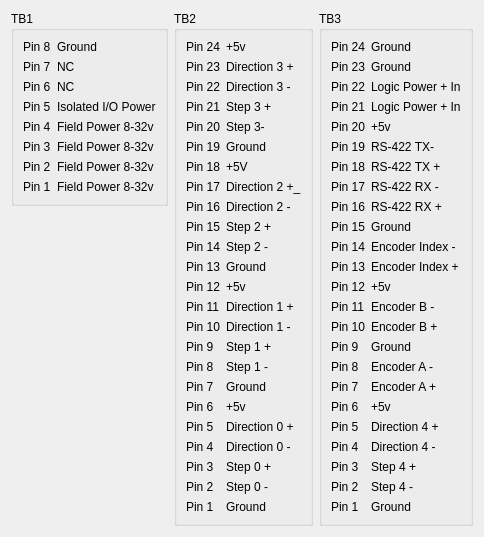
          <widget class="QWidget" name="tab_4">
           <attribute name="title">
            <string>Terminals 1-3</string>
           </attribute>
           <layout class="QGridLayout" name="gridLayout_56">
            <item row="0" column="0">
             <widget class="QGroupBox" name="gridGroupBox">
              <property name="title">
               <string>TB1</string>
              </property>
              <layout class="QGridLayout" name="gridLayout_42">
               <item row="0" column="0">
                <widget class="QLabel" name="label_283">
                 <property name="text">
                  <string>Pin 8</string>
                 </property>
                </widget>
               </item>
               <item row="1" column="0">
                <widget class="QLabel" name="label_284">
                 <property name="text">
                  <string>Pin 7</string>
                 </property>
                </widget>
               </item>
               <item row="2" column="0">
                <widget class="QLabel" name="label_285">
                 <property name="text">
                  <string>Pin 6</string>
                 </property>
                </widget>
               </item>
               <item row="3" column="0">
                <widget class="QLabel" name="label_286">
                 <property name="text">
                  <string>Pin 5</string>
                 </property>
                </widget>
               </item>
               <item row="4" column="0">
                <widget class="QLabel" name="label_287">
                 <property name="text">
                  <string>Pin 4</string>
                 </property>
                </widget>
               </item>
               <item row="5" column="0">
                <widget class="QLabel" name="label_288">
                 <property name="text">
                  <string>Pin 3</string>
                 </property>
                </widget>
               </item>
               <item row="6" column="0">
                <widget class="QLabel" name="label_289">
                 <property name="text">
                  <string>Pin 2</string>
                 </property>
                </widget>
               </item>
               <item row="7" column="0">
                <widget class="QLabel" name="label_290">
                 <property name="text">
                  <string>Pin 1</string>
                 </property>
                </widget>
               </item>
               <item row="0" column="1">
                <widget class="QLabel" name="label_307">
                 <property name="text">
                  <string>Ground</string>
                 </property>
                </widget>
               </item>
               <item row="1" column="1">
                <widget class="QLabel" name="label_308">
                 <property name="text">
                  <string>NC</string>
                 </property>
                </widget>
               </item>
               <item row="2" column="1">
                <widget class="QLabel" name="label_309">
                 <property name="text">
                  <string>NC</string>
                 </property>
                </widget>
               </item>
               <item row="3" column="1">
                <widget class="QLabel" name="label_310">
                 <property name="text">
                  <string>Isolated I/O Power</string>
                 </property>
                </widget>
               </item>
               <item row="4" column="1">
                <widget class="QLabel" name="label_311">
                 <property name="text">
                  <string>Field Power 8-32v</string>
                 </property>
                </widget>
               </item>
               <item row="5" column="1">
                <widget class="QLabel" name="label_312">
                 <property name="text">
                  <string>Field Power 8-32v</string>
                 </property>
                </widget>
               </item>
               <item row="6" column="1">
                <widget class="QLabel" name="label_313">
                 <property name="text">
                  <string>Field Power 8-32v</string>
                 </property>
                </widget>
               </item>
               <item row="7" column="1">
                <widget class="QLabel" name="label_314">
                 <property name="text">
                  <string>Field Power 8-32v</string>
                 </property>
                </widget>
               </item>
              </layout>
             </widget>
            </item>
            <item row="1" column="0">
             <spacer name="verticalSpacer_2">
              <property name="orientation">
               <enum>Qt::Vertical</enum>
              </property>
              <property name="sizeHint" stdset="0">
               <size>
                <width>20</width>
                <height>40</height>
               </size>
              </property>
             </spacer>
            </item>
            <item row="0" column="1" rowspan="2">
             <widget class="QGroupBox" name="gridGroupBox_2">
              <property name="title">
               <string>TB2</string>
              </property>
              <layout class="QGridLayout" name="gridLayout_43">
               <item row="2" column="0">
                <widget class="QLabel" name="label_315">
                 <property name="text">
                  <string>Pin 22</string>
                 </property>
                </widget>
               </item>
               <item row="0" column="0">
                <widget class="QLabel" name="label_316">
                 <property name="text">
                  <string>Pin 24</string>
                 </property>
                </widget>
               </item>
               <item row="8" column="0">
                <widget class="QLabel" name="label_317">
                 <property name="text">
                  <string>Pin 16</string>
                 </property>
                </widget>
               </item>
               <item row="5" column="0">
                <widget class="QLabel" name="label_318">
                 <property name="text">
                  <string>Pin 19</string>
                 </property>
                </widget>
               </item>
               <item row="15" column="0">
                <widget class="QLabel" name="label_319">
                 <property name="text">
                  <string>Pin 9</string>
                 </property>
                </widget>
               </item>
               <item row="4" column="0">
                <widget class="QLabel" name="label_320">
                 <property name="text">
                  <string>Pin 20</string>
                 </property>
                </widget>
               </item>
               <item row="11" column="0">
                <widget class="QLabel" name="label_321">
                 <property name="text">
                  <string>Pin 13</string>
                 </property>
                </widget>
               </item>
               <item row="9" column="0">
                <widget class="QLabel" name="label_322">
                 <property name="text">
                  <string>Pin 15</string>
                 </property>
                </widget>
               </item>
               <item row="13" column="0">
                <widget class="QLabel" name="label_323">
                 <property name="text">
                  <string>Pin 11</string>
                 </property>
                </widget>
               </item>
               <item row="16" column="0">
                <widget class="QLabel" name="label_324">
                 <property name="text">
                  <string>Pin 8</string>
                 </property>
                </widget>
               </item>
               <item row="6" column="0">
                <widget class="QLabel" name="label_325">
                 <property name="text">
                  <string>Pin 18</string>
                 </property>
                </widget>
               </item>
               <item row="12" column="0">
                <widget class="QLabel" name="label_326">
                 <property name="text">
                  <string>Pin 12</string>
                 </property>
                </widget>
               </item>
               <item row="1" column="0">
                <widget class="QLabel" name="label_327">
                 <property name="text">
                  <string>Pin 23</string>
                 </property>
                </widget>
               </item>
               <item row="10" column="0">
                <widget class="QLabel" name="label_328">
                 <property name="text">
                  <string>Pin 14</string>
                 </property>
                </widget>
               </item>
               <item row="3" column="0">
                <widget class="QLabel" name="label_329">
                 <property name="text">
                  <string>Pin 21</string>
                 </property>
                </widget>
               </item>
               <item row="17" column="0">
                <widget class="QLabel" name="label_330">
                 <property name="text">
                  <string>Pin 7</string>
                 </property>
                </widget>
               </item>
               <item row="18" column="0">
                <widget class="QLabel" name="label_331">
                 <property name="text">
                  <string>Pin 6</string>
                 </property>
                </widget>
               </item>
               <item row="19" column="0">
                <widget class="QLabel" name="label_332">
                 <property name="text">
                  <string>Pin 5</string>
                 </property>
                </widget>
               </item>
               <item row="20" column="0">
                <widget class="QLabel" name="label_333">
                 <property name="text">
                  <string>Pin 4</string>
                 </property>
                </widget>
               </item>
               <item row="21" column="0">
                <widget class="QLabel" name="label_334">
                 <property name="text">
                  <string>Pin 3</string>
                 </property>
                </widget>
               </item>
               <item row="22" column="0">
                <widget class="QLabel" name="label_335">
                 <property name="text">
                  <string>Pin 2</string>
                 </property>
                </widget>
               </item>
               <item row="23" column="0">
                <widget class="QLabel" name="label_336">
                 <property name="text">
                  <string>Pin 1</string>
                 </property>
                </widget>
               </item>
               <item row="14" column="0">
                <widget class="QLabel" name="label_337">
                 <property name="text">
                  <string>Pin 10</string>
                 </property>
                </widget>
               </item>
               <item row="7" column="0">
                <widget class="QLabel" name="label_338">
                 <property name="text">
                  <string>Pin 17</string>
                 </property>
                </widget>
               </item>
               <item row="0" column="1">
                <widget class="QLabel" name="label_339">
                 <property name="text">
                  <string>+5v</string>
                 </property>
                </widget>
               </item>
               <item row="1" column="1">
                <widget class="QLabel" name="label_340">
                 <property name="text">
                  <string>Direction 3 +</string>
                 </property>
                </widget>
               </item>
               <item row="2" column="1">
                <widget class="QLabel" name="label_341">
                 <property name="text">
                  <string>Direction 3 -</string>
                 </property>
                </widget>
               </item>
               <item row="3" column="1">
                <widget class="QLabel" name="label_342">
                 <property name="text">
                  <string>Step 3 +</string>
                 </property>
                </widget>
               </item>
               <item row="4" column="1">
                <widget class="QLabel" name="label_343">
                 <property name="text">
                  <string>Step 3-</string>
                 </property>
                </widget>
               </item>
               <item row="5" column="1">
                <widget class="QLabel" name="label_344">
                 <property name="text">
                  <string>Ground</string>
                 </property>
                </widget>
               </item>
               <item row="6" column="1">
                <widget class="QLabel" name="label_345">
                 <property name="text">
                  <string>+5V</string>
                 </property>
                </widget>
               </item>
               <item row="7" column="1">
                <widget class="QLabel" name="label_346">
                 <property name="text">
                  <string>Direction 2 +_</string>
                 </property>
                </widget>
               </item>
               <item row="8" column="1">
                <widget class="QLabel" name="label_347">
                 <property name="text">
                  <string>Direction 2 -</string>
                 </property>
                </widget>
               </item>
               <item row="9" column="1">
                <widget class="QLabel" name="label_348">
                 <property name="text">
                  <string>Step 2 +</string>
                 </property>
                </widget>
               </item>
               <item row="10" column="1">
                <widget class="QLabel" name="label_349">
                 <property name="text">
                  <string>Step 2 -</string>
                 </property>
                </widget>
               </item>
               <item row="11" column="1">
                <widget class="QLabel" name="label_350">
                 <property name="text">
                  <string>Ground</string>
                 </property>
                </widget>
               </item>
               <item row="12" column="1">
                <widget class="QLabel" name="label_351">
                 <property name="text">
                  <string>+5v</string>
                 </property>
                </widget>
               </item>
               <item row="13" column="1">
                <widget class="QLabel" name="label_352">
                 <property name="text">
                  <string>Direction 1 +</string>
                 </property>
                </widget>
               </item>
               <item row="14" column="1">
                <widget class="QLabel" name="label_353">
                 <property name="text">
                  <string>Direction 1 -</string>
                 </property>
                </widget>
               </item>
               <item row="15" column="1">
                <widget class="QLabel" name="label_354">
                 <property name="text">
                  <string>Step 1 +</string>
                 </property>
                </widget>
               </item>
               <item row="16" column="1">
                <widget class="QLabel" name="label_355">
                 <property name="text">
                  <string>Step 1 -</string>
                 </property>
                </widget>
               </item>
               <item row="17" column="1">
                <widget class="QLabel" name="label_356">
                 <property name="text">
                  <string>Ground</string>
                 </property>
                </widget>
               </item>
               <item row="18" column="1">
                <widget class="QLabel" name="label_357">
                 <property name="text">
                  <string>+5v</string>
                 </property>
                </widget>
               </item>
               <item row="19" column="1">
                <widget class="QLabel" name="tb2p5LB">
                 <property name="text">
                  <string>Direction 0 +</string>
                 </property>
                </widget>
               </item>
               <item row="20" column="1">
                <widget class="QLabel" name="tb2p4LB">
                 <property name="text">
                  <string>Direction 0 -</string>
                 </property>
                </widget>
               </item>
               <item row="21" column="1">
                <widget class="QLabel" name="tb2p3LB">
                 <property name="text">
                  <string>Step 0 +</string>
                 </property>
                </widget>
               </item>
               <item row="22" column="1">
                <widget class="QLabel" name="tb2p2LB">
                 <property name="text">
                  <string>Step 0 -</string>
                 </property>
                </widget>
               </item>
               <item row="23" column="1">
                <widget class="QLabel" name="label_362">
                 <property name="text">
                  <string>Ground</string>
                 </property>
                </widget>
               </item>
              </layout>
             </widget>
            </item>
            <item row="0" column="2" rowspan="2">
             <widget class="QGroupBox" name="gridGroupBox_3">
              <property name="title">
               <string>TB3</string>
              </property>
              <layout class="QGridLayout" name="gridLayout_44">
               <item row="2" column="0">
                <widget class="QLabel" name="label_363">
                 <property name="text">
                  <string>Pin 22</string>
                 </property>
                </widget>
               </item>
               <item row="0" column="0">
                <widget class="QLabel" name="label_364">
                 <property name="text">
                  <string>Pin 24</string>
                 </property>
                </widget>
               </item>
               <item row="8" column="0">
                <widget class="QLabel" name="label_365">
                 <property name="text">
                  <string>Pin 16</string>
                 </property>
                </widget>
               </item>
               <item row="5" column="0">
                <widget class="QLabel" name="label_366">
                 <property name="text">
                  <string>Pin 19</string>
                 </property>
                </widget>
               </item>
               <item row="15" column="0">
                <widget class="QLabel" name="label_367">
                 <property name="text">
                  <string>Pin 9</string>
                 </property>
                </widget>
               </item>
               <item row="4" column="0">
                <widget class="QLabel" name="label_368">
                 <property name="text">
                  <string>Pin 20</string>
                 </property>
                </widget>
               </item>
               <item row="11" column="0">
                <widget class="QLabel" name="label_369">
                 <property name="text">
                  <string>Pin 13</string>
                 </property>
                </widget>
               </item>
               <item row="9" column="0">
                <widget class="QLabel" name="label_370">
                 <property name="text">
                  <string>Pin 15</string>
                 </property>
                </widget>
               </item>
               <item row="13" column="0">
                <widget class="QLabel" name="label_371">
                 <property name="text">
                  <string>Pin 11</string>
                 </property>
                </widget>
               </item>
               <item row="16" column="0">
                <widget class="QLabel" name="label_372">
                 <property name="text">
                  <string>Pin 8</string>
                 </property>
                </widget>
               </item>
               <item row="6" column="0">
                <widget class="QLabel" name="label_373">
                 <property name="text">
                  <string>Pin 18</string>
                 </property>
                </widget>
               </item>
               <item row="12" column="0">
                <widget class="QLabel" name="label_374">
                 <property name="text">
                  <string>Pin 12</string>
                 </property>
                </widget>
               </item>
               <item row="1" column="0">
                <widget class="QLabel" name="label_375">
                 <property name="text">
                  <string>Pin 23</string>
                 </property>
                </widget>
               </item>
               <item row="10" column="0">
                <widget class="QLabel" name="label_376">
                 <property name="text">
                  <string>Pin 14</string>
                 </property>
                </widget>
               </item>
               <item row="3" column="0">
                <widget class="QLabel" name="label_377">
                 <property name="text">
                  <string>Pin 21</string>
                 </property>
                </widget>
               </item>
               <item row="17" column="0">
                <widget class="QLabel" name="label_378">
                 <property name="text">
                  <string>Pin 7</string>
                 </property>
                </widget>
               </item>
               <item row="18" column="0">
                <widget class="QLabel" name="label_379">
                 <property name="text">
                  <string>Pin 6</string>
                 </property>
                </widget>
               </item>
               <item row="19" column="0">
                <widget class="QLabel" name="label_380">
                 <property name="text">
                  <string>Pin 5</string>
                 </property>
                </widget>
               </item>
               <item row="20" column="0">
                <widget class="QLabel" name="label_381">
                 <property name="text">
                  <string>Pin 4</string>
                 </property>
                </widget>
               </item>
               <item row="21" column="0">
                <widget class="QLabel" name="label_382">
                 <property name="text">
                  <string>Pin 3</string>
                 </property>
                </widget>
               </item>
               <item row="22" column="0">
                <widget class="QLabel" name="label_383">
                 <property name="text">
                  <string>Pin 2</string>
                 </property>
                </widget>
               </item>
               <item row="23" column="0">
                <widget class="QLabel" name="label_384">
                 <property name="text">
                  <string>Pin 1</string>
                 </property>
                </widget>
               </item>
               <item row="14" column="0">
                <widget class="QLabel" name="label_385">
                 <property name="text">
                  <string>Pin 10</string>
                 </property>
                </widget>
               </item>
               <item row="7" column="0">
                <widget class="QLabel" name="label_386">
                 <property name="text">
                  <string>Pin 17</string>
                 </property>
                </widget>
               </item>
               <item row="0" column="1">
                <widget class="QLabel" name="label_387">
                 <property name="text">
                  <string>Ground</string>
                 </property>
                </widget>
               </item>
               <item row="1" column="1">
                <widget class="QLabel" name="label_388">
                 <property name="text">
                  <string>Ground</string>
                 </property>
                </widget>
               </item>
               <item row="2" column="1">
                <widget class="QLabel" name="label_389">
                 <property name="text">
                  <string>Logic Power + In</string>
                 </property>
                </widget>
               </item>
               <item row="3" column="1">
                <widget class="QLabel" name="label_390">
                 <property name="text">
                  <string>Logic Power + In</string>
                 </property>
                </widget>
               </item>
               <item row="4" column="1">
                <widget class="QLabel" name="label_391">
                 <property name="text">
                  <string>+5v</string>
                 </property>
                </widget>
               </item>
               <item row="5" column="1">
                <widget class="QLabel" name="label_392">
                 <property name="text">
                  <string>RS-422 TX-</string>
                 </property>
                </widget>
               </item>
               <item row="6" column="1">
                <widget class="QLabel" name="label_393">
                 <property name="text">
                  <string>RS-422 TX +</string>
                 </property>
                </widget>
               </item>
               <item row="7" column="1">
                <widget class="QLabel" name="label_394">
                 <property name="text">
                  <string>RS-422 RX -</string>
                 </property>
                </widget>
               </item>
               <item row="8" column="1">
                <widget class="QLabel" name="label_395">
                 <property name="text">
                  <string>RS-422 RX +</string>
                 </property>
                </widget>
               </item>
               <item row="9" column="1">
                <widget class="QLabel" name="label_396">
                 <property name="text">
                  <string>Ground</string>
                 </property>
                </widget>
               </item>
               <item row="10" column="1">
                <widget class="QLabel" name="label_397">
                 <property name="text">
                  <string>Encoder Index -</string>
                 </property>
                </widget>
               </item>
               <item row="11" column="1">
                <widget class="QLabel" name="label_398">
                 <property name="text">
                  <string>Encoder Index +</string>
                 </property>
                </widget>
               </item>
               <item row="12" column="1">
                <widget class="QLabel" name="label_399">
                 <property name="text">
                  <string>+5v</string>
                 </property>
                </widget>
               </item>
               <item row="13" column="1">
                <widget class="QLabel" name="label_400">
                 <property name="text">
                  <string>Encoder B -</string>
                 </property>
                </widget>
               </item>
               <item row="14" column="1">
                <widget class="QLabel" name="label_401">
                 <property name="text">
                  <string>Encoder B +</string>
                 </property>
                </widget>
               </item>
               <item row="15" column="1">
                <widget class="QLabel" name="label_402">
                 <property name="text">
                  <string>Ground</string>
                 </property>
                </widget>
               </item>
               <item row="16" column="1">
                <widget class="QLabel" name="label_403">
                 <property name="text">
                  <string>Encoder A -</string>
                 </property>
                </widget>
               </item>
               <item row="17" column="1">
                <widget class="QLabel" name="label_404">
                 <property name="text">
                  <string>Encoder A +</string>
                 </property>
                </widget>
               </item>
               <item row="18" column="1">
                <widget class="QLabel" name="label_405">
                 <property name="text">
                  <string>+5v</string>
                 </property>
                </widget>
               </item>
               <item row="19" column="1">
                <widget class="QLabel" name="label_406">
                 <property name="text">
                  <string>Direction 4 +</string>
                 </property>
                </widget>
               </item>
               <item row="20" column="1">
                <widget class="QLabel" name="label_407">
                 <property name="text">
                  <string>Direction 4 -</string>
                 </property>
                </widget>
               </item>
               <item row="21" column="1">
                <widget class="QLabel" name="label_408">
                 <property name="text">
                  <string>Step 4 +</string>
                 </property>
                </widget>
               </item>
               <item row="22" column="1">
                <widget class="QLabel" name="label_409">
                 <property name="text">
                  <string>Step 4 -</string>
                 </property>
                </widget>
               </item>
               <item row="23" column="1">
                <widget class="QLabel" name="label_410">
                 <property name="text">
                  <string>Ground</string>
                 </property>
                </widget>
               </item>
              </layout>
             </widget>
            </item>
           </layout>
          </widget>
